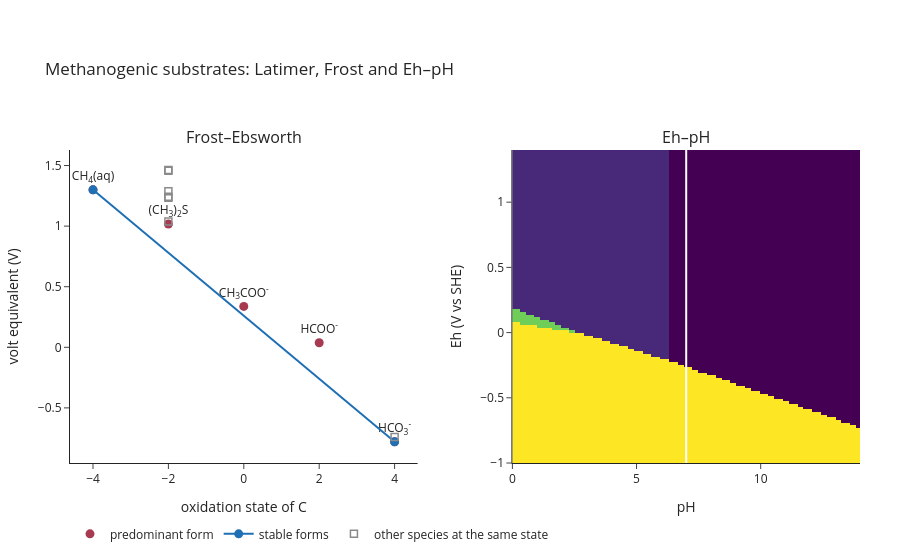

Notebook source saved alongside this figure:
### Markdown cell above
The same three panels as a standalone page, with sliders that work without
Python, written next to this notebook as `methanogenesis_interactive.html`:

### Code cell
plot_interactive_element(
    "C",
    grid=substrate_grid,
    initial_ph=7.0,
    initial_log_activity=0.0,
    save_html="methanogenesis_interactive",
    title="Methanogenic substrates: Latimer, Frost and Eh–pH",
).show(config=SVG_CONFIG)

### Figure 1 — Plotly figure (JSON) as saved in the notebook; plotly's stock layout.template omitted (floating-point values rounded to 4 significant figures; data arrays with more than 128 entries replaced by an {"elided": "..."} marker saying what was removed)
{"data": [{"hovertemplate": "%{text}<br>state %{x}<br>%{y:.3f} V<extra></extra>", "marker": {"color": "#A63A50", "size": 9}, "mode": "markers+text", "name": "predominant form", "text": ["CH<sub>4</sub>(aq)", "(CH<sub>3</sub>)<sub>2</sub>S", "CH<sub>3</sub>COO<sup>-</sup>", "HCOO<sup>-</sup>", "HCO<sub>3</sub><sup>-</sup>"], "textposition": "top center", "type": "scatter", "x": [-4.0, -2.0, 0.0, 2.0, 4.0], "xaxis": "x", "y": [1.299, 1.017, 0.3372, 0.03742, -0.7792], "yaxis": "y"}, {"hoverinfo": "skip", "line": {"color": "#1F6FB4", "width": 2}, "marker": {"color": "#1F6FB4", "size": 9}, "mode": "lines+markers", "name": "stable forms", "type": "scatter", "x": [-4.0, 4.0], "xaxis": "x", "y": [1.299, -0.7792], "yaxis": "y"}, {"colorscale": [[0.0, "#440154"], [0.1111, "#482878"], [0.2222, "#3e4989"], [0.3333, "#31688e"], [0.4444, "#26828e"], [0.5556, "#1f9e89"], [0.6667, "#35b779"], [0.7778, "#6ece58"], [0.8889, "#b5de2b"], [1.0, "#fde725"]], "hovertemplate": "pH %{x:.1f}<br>Eh %{y:.2f} V<br>%{text}<extra></extra>", "name": "", "showscale": false, "text": {"elided": "120x120 str values"}, "type": "heatmap", "x": [0.0, 0.1176, 0.2353, 0.3529, 0.4706, 0.5882, 0.7059, 0.8235, 0.9412, 1.059, 1.176, 1.294, 1.412, 1.529, 1.647, 1.765, 1.882, 2.0, 2.118, 2.235, 2.353, 2.471, 2.588, 2.706, 2.824, 2.941, 3.059, 3.176, 3.294, 3.412, 3.529, 3.647, 3.765, 3.882, 4.0, 4.118, 4.235, 4.353, 4.471, 4.588, 4.706, 4.824, 4.941, 5.059, 5.176, 5.294, 5.412, 5.529, 5.647, 5.765, 5.882, 6.0, 6.118, 6.235, 6.353, 6.471, 6.588, 6.706, 6.824, 6.941, 7.059, 7.176, 7.294, 7.412, 7.529, 7.647, 7.765, 7.882, 8.0, 8.118, 8.235, 8.353, 8.471, 8.588, 8.706, 8.824, 8.941, 9.059, 9.176, 9.294, 9.412, 9.529, 9.647, 9.765, 9.882, 10.0, 10.12, 10.24, 10.35, 10.47, 10.59, 10.71, 10.82, 10.94, 11.06, 11.18, 11.29, 11.41, 11.53, 11.65, 11.76, 11.88, 12.0, 12.12, 12.24, 12.35, 12.47, 12.59, 12.71, 12.82, 12.94, 13.06, 13.18, 13.29, 13.41, 13.53, 13.65, 13.76, 13.88, 14.0], "xaxis": "x2", "y": [-1.0, -0.9798, -0.9597, -0.9395, -0.9193, -0.8992, -0.879, -0.8588, -0.8387, -0.8185, -0.7983, -0.7782, -0.758, -0.7378, -0.7176, -0.6975, -0.6773, -0.6571, -0.637, -0.6168, -0.5966, -0.5765, -0.5563, -0.5361, -0.516, -0.4958, -0.4756, -0.4555, -0.4353, -0.4151, -0.395, -0.3748, -0.3546, -0.3345, -0.3143, -0.2941, -0.2739, -0.2538, -0.2336, -0.2134, -0.1933, -0.1731, -0.1529, -0.1328, -0.1126, -0.09244, -0.07227, -0.0521, -0.03193, -0.01176, 0.008403, 0.02857, 0.04874, 0.06891, 0.08908, 0.1092, 0.1294, 0.1496, 0.1697, 0.1899, 0.2101, 0.2303, 0.2504, 0.2706, 0.2908, 0.3109, 0.3311, 0.3513, 0.3714, 0.3916, 0.4118, 0.4319, 0.4521, 0.4723, 0.4924, 0.5126, 0.5328, 0.5529, 0.5731, 0.5933, 0.6134, 0.6336, 0.6538, 0.6739, 0.6941, 0.7143, 0.7345, 0.7546, 0.7748, 0.795, 0.8151, 0.8353, 0.8555, 0.8756, 0.8958, 0.916, 0.9361, 0.9563, 0.9765, 0.9966, 1.017, 1.037, 1.057, 1.077, 1.097, 1.118, 1.138, 1.158, 1.178, 1.198, 1.218, 1.239, 1.259, 1.279, 1.299, 1.319, 1.339, 1.36, 1.38, 1.4], "yaxis": "y2", "z": {"elided": "120x120 int values"}}, {"hoverinfo": "skip", "line": {"color": "white", "width": 2}, "mode": "lines", "name": "pH slider", "showlegend": false, "type": "scatter", "x": [7.0, 7.0], "xaxis": "x2", "y": [-1.0, 1.4], "yaxis": "y2"}, {"hovertemplate": "%{text}<br>state %{x}<br>%{y:.3f} V<extra></extra>", "marker": {"color": "#8A8A8A", "line": {"color": "#8A8A8A", "width": 1.5}, "size": 7, "symbol": "square-open"}, "mode": "markers", "name": "other species at the same state", "text": ["CH<sub>3</sub>SH", "(CH<sub>3</sub>)<sub>3</sub>NH<sup>+</sup>", "CH<sub>3</sub>NH<sub>3</sub><sup>+</sup>", "(CH<sub>3</sub>)<sub>3</sub>N", "CH<sub>3</sub>NH<sub>2</sub>", "CH<sub>3</sub>OH", "CO<sub>2</sub>(aq)"], "textposition": "middle right", "type": "scatter", "x": [-2.0, -2.0, -2.0, -2.0, -2.0, -2.0, 4.0], "xaxis": "x", "y": [1.039, 1.233, 1.241, 1.288, 1.456, 1.463, -0.7404], "yaxis": "y"}], "layout": {"annotations": [{"font": {"size": 16}, "showarrow": false, "text": "Frost–Ebsworth", "x": 0.22, "xanchor": "center", "xref": "paper", "y": 1.0, "yanchor": "bottom", "yref": "paper"}, {"font": {"size": 16}, "showarrow": false, "text": "Eh–pH", "x": 0.78, "xanchor": "center", "xref": "paper", "y": 1.0, "yanchor": "bottom", "yref": "paper"}], "height": 560, "legend": {"orientation": "h", "y": -0.18}, "margin": {"b": 60, "l": 70, "r": 40, "t": 150}, "title": {"text": "Methanogenic substrates: Latimer, Frost and Eh–pH"}, "xaxis": {"anchor": "y", "domain": [0.0, 0.44], "title": {"text": "oxidation state of C"}}, "xaxis2": {"anchor": "y2", "domain": [0.56, 1.0], "range": [0.0, 14.0], "title": {"text": "pH"}}, "yaxis": {"anchor": "x", "domain": [0.0, 1.0], "title": {"text": "volt equivalent (V)"}}, "yaxis2": {"anchor": "x2", "domain": [0.0, 1.0], "range": [-1.0, 1.4], "title": {"text": "Eh (V vs SHE)"}}}}
